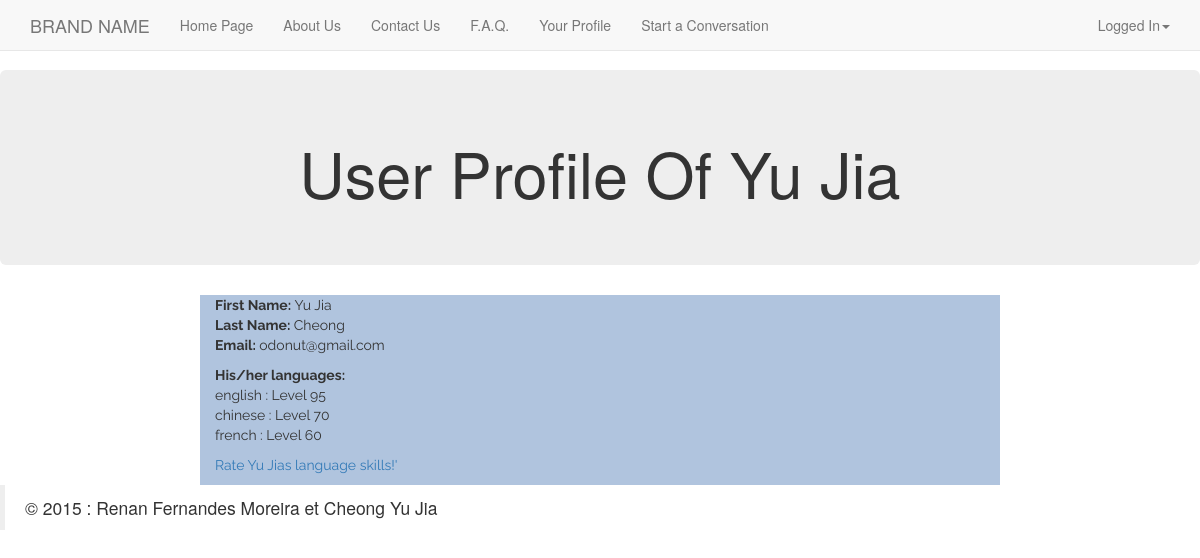
The page /index.php?page=userprofile&altuser=yujia21 (signed in) on the database its author committed.
### tables this page shows
CREATE TABLE `utilisateurs` (
  `login` varchar(64) NOT NULL,
  `password` varchar(40) NOT NULL,
  `name` varchar(64) NOT NULL,
  `lastname` varchar(64) NOT NULL,
  `birthdate` date NOT NULL,
  `email` varchar(128) NOT NULL
);

CREATE TABLE `known_languages` (
  `id_known` int(11) NOT NULL,
  `login` varchar(64) NOT NULL,
  `language_id` int(11) NOT NULL,
  `level` int(11) NOT NULL
);

CREATE TABLE `langues` (
  `langue_id` int(11) NOT NULL,
  `langue` varchar(64) NOT NULL
);

### utilities/userfunctions.php (the view, shortened to what this page needs)
<?php
class Database {
        public static function connect() {
        $dsn = 'mysql:dbname=finalproject;host=127.0.0.1';
        $user = 'root';
        $password = '';
        $dbh = null;
        try {
            $dbh = new PDO($dsn, $user, $password,array(PDO::MYSQL_ATTR_INIT_COMMAND => "SET NAMES utf8"));
            $dbh->setAttribute( PDO::ATTR_ERRMODE, PDO::ERRMODE_EXCEPTION );
        } catch (PDOException $e) {
            echo 'Connexion échouée : ' . $e->getMessage();
            exit(0);
        }
        return $dbh;
        }
    }
class Utilisateur {
    public static function getUtilisateur($login){
        $dbh = Database::connect();
        $query = "SELECT * FROM `utilisateurs` WHERE `login`=\"$login\"";
        $sth = $dbh->prepare($query);
        $request_succeeded = $sth->execute();
        if ($request_succeeded){return $sth->fetch(PDO::FETCH_ASSOC);}
        else {return null;}
    }
}
    function idtolangue($id){
        $dbh = Database::connect();
        $sth = $dbh->prepare("SELECT `langue` FROM `langues` WHERE `langue_id` = '$id'");
        $sth ->execute();
        while($row = $sth->fetch(PDO::FETCH_ASSOC)){
            $langue = $row['langue'];
        }
        return $langue;
    }
    function showLanguages ($login){
        $dbh=Database::connect();
        $query= "SELECT `language_id`,`level`  FROM `known_languages` WHERE `login`='$login'";
        $sth = $dbh->prepare($query);
        $sth->execute();
        while($row = $sth->fetch(PDO::FETCH_ASSOC)){
            $langue = idtolangue($row['language_id']);
            echo $langue. " : Level ".$row['level']. "<br>";
        }
    }
?>

### content/content-userprofile.php (shortened to what this page needs)
<div class="container-fluid">
    <header>
        <?php require_once('utilities/utils.php'); require_once("utilities/userfunctions.php");
        if(isset($_GET['altuser'])){
            $altuserlogin=$_GET['altuser'];
        }
        else {
            $altuserlogin=$_SESSION["loggedIn"];}
            $altuser = Utilisateur::getUtilisateur($altuserlogin);
        ?>
        <div class="row">
            <div class="jumbotron">
                <div class="container">
                    <h1 style="text-align:center">User Profile Of <?php echo $altuser['name'] ?></h1>
                </div>
            </div>
        </div>
    </header>
    <div class="row">
        <div class="col-md-8 col-md-offset-2 aboutus">
            <?php
                echo "<p><b>First Name: </b>".$altuser['name']."<br>";
                echo "<b>Last Name: </b>".$altuser['lastname']."<br>";
                echo "<b>Email: </b>".$altuser['email']."<br>";
                echo "<p class='text-left'><b>His/her languages:</b><br>";
                showLanguages($altuser['login']);
                echo "</p>";
            ?>
            <p>
            <?php
                echo "<a href='index.php?page=rateuser&altuser=$altuserlogin'>Rate ".$altuser['name']."s language skills!'</a>";
            ?>
            </p>
        </div>
    </div>
</div>

### css/perso.css (style rules this page uses)
body { padding-top: 70px; }
[class*="col-"].aboutus { background-color: #B0C4DE; font-family: 'Raleway', sans-serif; }

### rows shown on the page
utilisateurs: name "Yu Jia", lastname "Cheong", email "odonut@gmail.com"
known_languages: language.langue "english", level "95"
known_languages: language.langue "chinese", level "70"
known_languages: language.langue "french", level "60"

### other values the page prints
$page->menutitle "Home Page"
$page->menutitle "About Us"
$page->menutitle "Contact Us"
$page->menutitle "F.A.Q."
$page->menutitle "Your Profile"
$page->menutitle "Start a Conversation"
